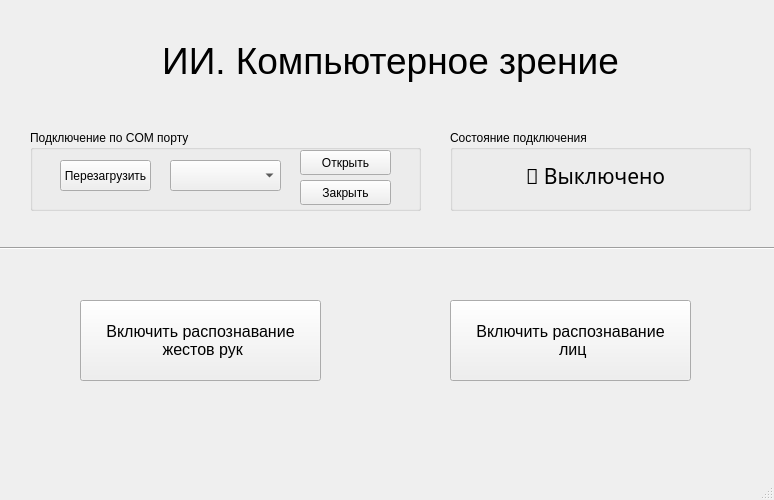
<?xml version="1.0" encoding="UTF-8"?>
<ui version="4.0">
 <class>MainWindow</class>
 <widget class="QMainWindow" name="MainWindow">
  <property name="geometry">
   <rect>
    <x>0</x>
    <y>0</y>
    <width>774</width>
    <height>500</height>
   </rect>
  </property>
  <property name="windowTitle">
   <string>MainWindow</string>
  </property>
  <widget class="QWidget" name="centralwidget">
   <widget class="QGroupBox" name="groupBox_4">
    <property name="geometry">
     <rect>
      <x>30</x>
      <y>130</y>
      <width>391</width>
      <height>81</height>
     </rect>
    </property>
    <property name="font">
     <font>
      <pointsize>9</pointsize>
     </font>
    </property>
    <property name="title">
     <string>Подключение по COM порту</string>
    </property>
    <widget class="QComboBox" name="comPortsCB">
     <property name="geometry">
      <rect>
       <x>140</x>
       <y>30</y>
       <width>111</width>
       <height>31</height>
      </rect>
     </property>
    </widget>
    <widget class="QPushButton" name="openBtn">
     <property name="geometry">
      <rect>
       <x>270</x>
       <y>20</y>
       <width>91</width>
       <height>25</height>
      </rect>
     </property>
     <property name="font">
      <font>
       <pointsize>9</pointsize>
      </font>
     </property>
     <property name="cursor">
      <cursorShape>PointingHandCursor</cursorShape>
     </property>
     <property name="text">
      <string>Открыть</string>
     </property>
    </widget>
    <widget class="QPushButton" name="closeBtn">
     <property name="geometry">
      <rect>
       <x>270</x>
       <y>50</y>
       <width>91</width>
       <height>25</height>
      </rect>
     </property>
     <property name="font">
      <font>
       <pointsize>9</pointsize>
      </font>
     </property>
     <property name="cursor">
      <cursorShape>PointingHandCursor</cursorShape>
     </property>
     <property name="text">
      <string>Закрыть</string>
     </property>
    </widget>
    <widget class="QPushButton" name="reloadBtn">
     <property name="geometry">
      <rect>
       <x>30</x>
       <y>30</y>
       <width>91</width>
       <height>31</height>
      </rect>
     </property>
     <property name="font">
      <font>
       <pointsize>9</pointsize>
      </font>
     </property>
     <property name="cursor">
      <cursorShape>PointingHandCursor</cursorShape>
     </property>
     <property name="styleSheet">
      <string notr="true"/>
     </property>
     <property name="text">
      <string>Перезагрузить</string>
     </property>
    </widget>
   </widget>
   <widget class="QGroupBox" name="groupBox_8">
    <property name="geometry">
     <rect>
      <x>450</x>
      <y>130</y>
      <width>301</width>
      <height>81</height>
     </rect>
    </property>
    <property name="font">
     <font>
      <pointsize>9</pointsize>
     </font>
    </property>
    <property name="title">
     <string>Состояние подключения</string>
    </property>
    <widget class="QLabel" name="connectLabel">
     <property name="geometry">
      <rect>
       <x>70</x>
       <y>20</y>
       <width>151</width>
       <height>51</height>
      </rect>
     </property>
     <property name="font">
      <font>
       <family>Bahnschrift</family>
       <pointsize>16</pointsize>
      </font>
     </property>
     <property name="frameShape">
      <enum>QFrame::NoFrame</enum>
     </property>
     <property name="frameShadow">
      <enum>QFrame::Plain</enum>
     </property>
     <property name="text">
      <string>🔴 Выключено</string>
     </property>
     <property name="alignment">
      <set>Qt::AlignCenter</set>
     </property>
    </widget>
    <widget class="QLabel" name="label_14">
     <property name="geometry">
      <rect>
       <x>20</x>
       <y>60</y>
       <width>51</width>
       <height>21</height>
      </rect>
     </property>
     <property name="text">
      <string/>
     </property>
    </widget>
   </widget>
   <widget class="QLabel" name="label_15">
    <property name="geometry">
     <rect>
      <x>30</x>
      <y>20</y>
      <width>721</width>
      <height>81</height>
     </rect>
    </property>
    <property name="font">
     <font>
      <pointsize>28</pointsize>
     </font>
    </property>
    <property name="text">
     <string>ИИ. Компьютерное зрение</string>
    </property>
    <property name="alignment">
     <set>Qt::AlignCenter</set>
    </property>
   </widget>
   <widget class="QPushButton" name="handsBtn">
    <property name="geometry">
     <rect>
      <x>80</x>
      <y>300</y>
      <width>241</width>
      <height>81</height>
     </rect>
    </property>
    <property name="font">
     <font>
      <pointsize>12</pointsize>
     </font>
    </property>
    <property name="text">
     <string>Включить распознавание
 жестов рук</string>
    </property>
   </widget>
   <widget class="QPushButton" name="faceBtn">
    <property name="geometry">
     <rect>
      <x>450</x>
      <y>300</y>
      <width>241</width>
      <height>81</height>
     </rect>
    </property>
    <property name="font">
     <font>
      <pointsize>12</pointsize>
     </font>
    </property>
    <property name="text">
     <string>Включить распознавание
 лиц</string>
    </property>
   </widget>
   <widget class="Line" name="line">
    <property name="geometry">
     <rect>
      <x>0</x>
      <y>240</y>
      <width>781</width>
      <height>16</height>
     </rect>
    </property>
    <property name="orientation">
     <enum>Qt::Horizontal</enum>
    </property>
   </widget>
  </widget>
  <widget class="QMenuBar" name="menubar">
   <property name="geometry">
    <rect>
     <x>0</x>
     <y>0</y>
     <width>774</width>
     <height>21</height>
    </rect>
   </property>
  </widget>
  <widget class="QStatusBar" name="statusbar"/>
 </widget>
 <resources/>
 <connections/>
</ui>
